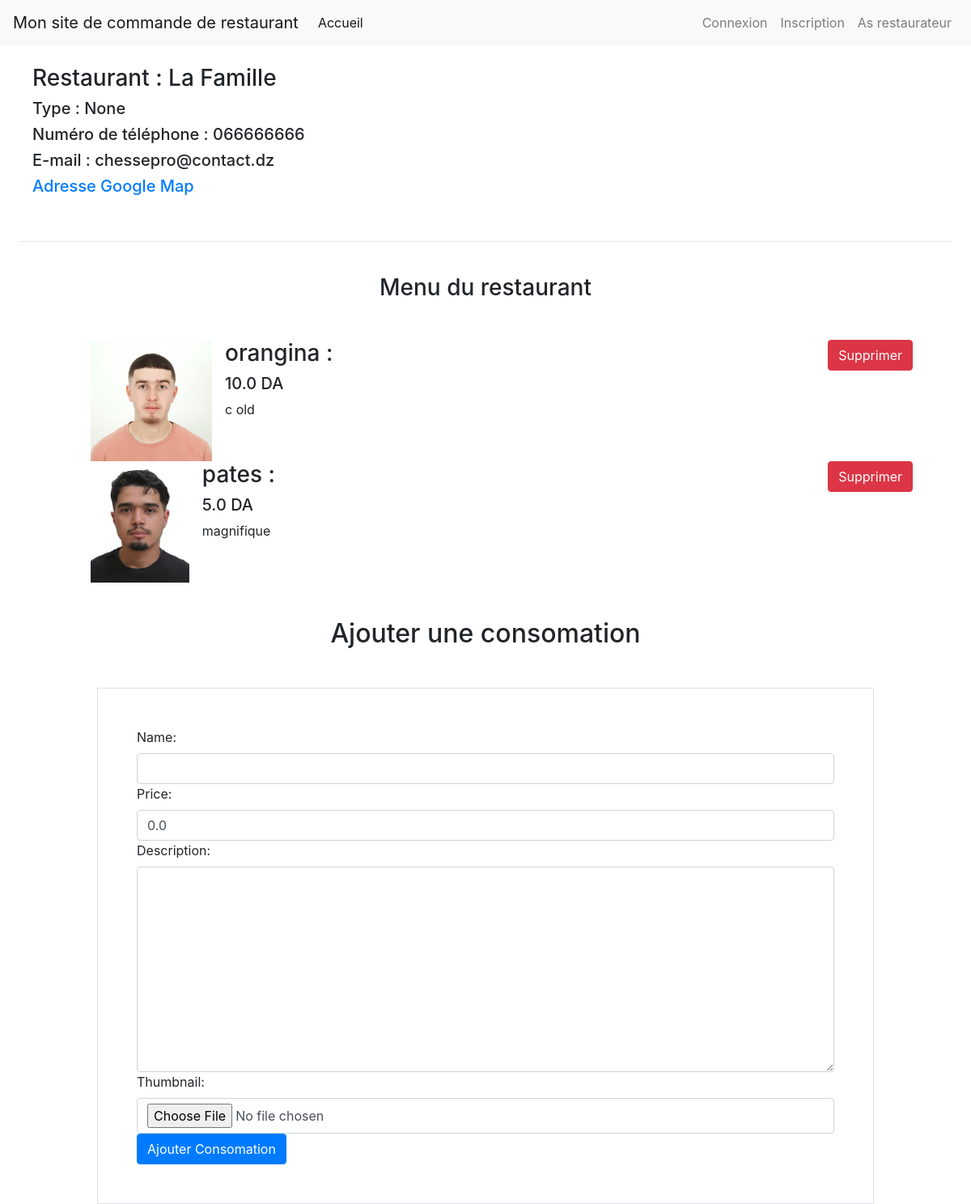
Page /register/restaurateur/espace_restaurant/1 on the earlier database version.
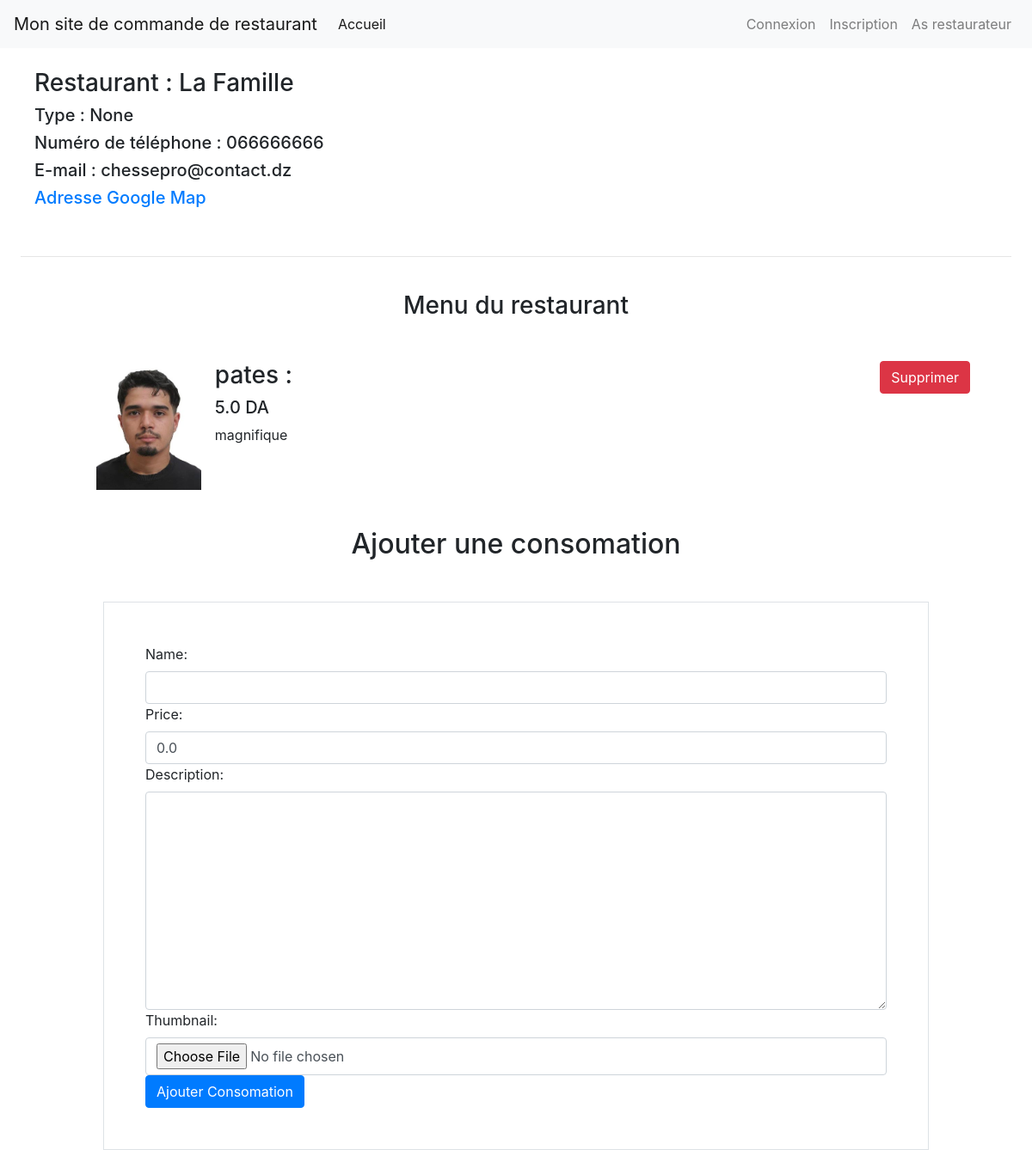
Same page on the later database version.
### app1/models.py (models this page shows, shortened)
class Product(models.Model):
    name = models.CharField(max_length=128)
    slug = models.SlugField(unique=True, max_length=255, blank=True, null=True, editable=False)
    price = models.FloatField(default=0.0)
    description = models.TextField(blank=True)
    thumbnail = models.ImageField(upload_to="products", blank=True, null=True)
    restaurant = models.ForeignKey(Restaurant, on_delete=models.CASCADE, related_name='products')    # menu = models.ForeignKey(Menu, on_delete=models.CASCADE, related_name='products')

### app1/views.py (the view)
# urls.py: path('register/restaurateur/espace_restaurant/<int:pk>', views.espace_restaurant, name = 'espace_restaurant'),
def espace_restaurant(request, pk):
    resto = Restaurant.objects.get(id = pk)
    produits = Product.objects.filter(restaurant_id = resto.id)
    orders = Order.objects.filter(product__restaurant=resto, processed=False)
    num_orders = orders.count()
    form = ProduitForm()
    return render(request, 'app1/espace_restaurant.html', context={"form": form, "resto": resto, "produits": produits, "num_orders":num_orders})

### app1/forms.py
class ProduitForm(forms.ModelForm):
    class Meta:
        model = Product
        fields = ['name', 'price', 'description', 'thumbnail']

### templates/app1/espace_restaurant.html (shortened to what this page needs)
{% extends 'base.html' %}
{% block content %}
<div class="left m-3">
    <h3>Restaurant : {{resto.resto_name}}</h3>
    <h5>Type : {{resto.type}}</h5>
    <h5>Numéro de téléphone :  {{resto.phone_resto}}</h5>
    <h5>E-mail : {{resto.mail_address}}</h5>
    <h5><a href="{{ resto.map_url }}">Adresse Google Map</a></h5>
</div>
<br><hr><br>
<div>
    <center><h3>Menu du restaurant</h3></center>
    <ul class="m-5">
        {% if produits%}
        {% for produit in produits %}
        <li style="display:block;clear:both;">
            {% if produit.thumbnail%}
                <img src="{{ produit.thumbnail.url }}" alt="" height="150" class="float-left mr-3">
            {%endif%}
            <a href="{% url 'supprimer_produit' produit.id%}" class="btn btn-danger float-right">Supprimer</a>
            <h3>{{produit.name}} : </h3>
            <h5>{{produit.price}} DA</h5>
            <p>{{produit.description}}</p>
        </li>
        {% endfor %}
        {% else %}
        <center>Vous pouvez insérer à votre produit</center>
        {%endif%}
    </ul>
</div>
<div class="m-5">
<br><br>
<center><h2>Ajouter une consomation </h2></center>
    <form method="POST" action="{% url 'ajout_produit' resto.id %}" class="border p-5 m-5" enctype="multipart/form-data">
        {{ form.as_div }}
        <button type="submit" class="btn btn-primary">Ajouter Consomation</button>
    </form>
</div>
{% endblock %}

Differences in the rows shown:
removed Product: thumbnail (picture), name "orangina", price "10.0", description "c old"
